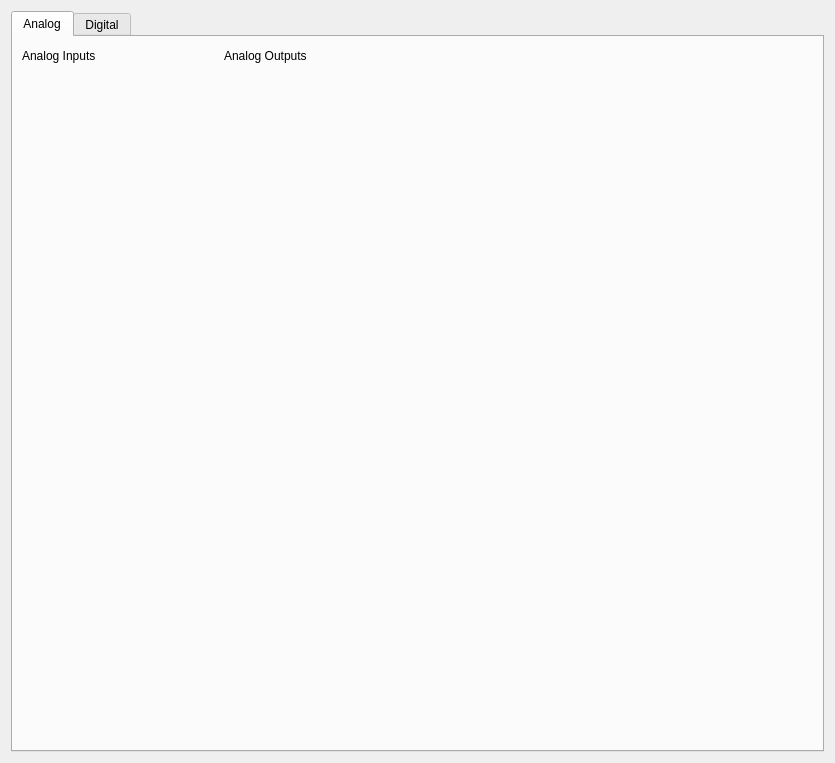
<?xml version="1.0" encoding="UTF-8"?>
<ui version="4.0">
 <class>EFrame</class>
 <widget class="QEFrame" name="EFrame">
  <property name="geometry">
   <rect>
    <x>0</x>
    <y>0</y>
    <width>835</width>
    <height>763</height>
   </rect>
  </property>
  <property name="minimumSize">
   <size>
    <width>100</width>
    <height>100</height>
   </size>
  </property>
  <property name="sizeIncrement">
   <size>
    <width>1</width>
    <height>1</height>
   </size>
  </property>
  <property name="windowTitle">
   <string>Analog and Digital I/O</string>
  </property>
  <layout class="QVBoxLayout" name="verticalLayout">
   <item>
    <widget class="QTabWidget" name="tabWidget">
     <property name="currentIndex">
      <number>0</number>
     </property>
     <widget class="QWidget" name="tab">
      <attribute name="title">
       <string>Analog</string>
      </attribute>
      <layout class="QVBoxLayout" name="verticalLayout_6">
       <item>
        <layout class="QHBoxLayout" name="horizontalLayout" stretch="1,3">
         <item>
          <layout class="QVBoxLayout" name="verticalLayout_5">
           <item>
            <widget class="QLabel" name="label_3">
             <property name="maximumSize">
              <size>
               <width>16777215</width>
               <height>20</height>
              </size>
             </property>
             <property name="text">
              <string>Analog Inputs</string>
             </property>
            </widget>
           </item>
           <item>
            <widget class="QEFormGrid" name="qeformgrid">
             <property name="uiFile">
              <string>galil_ctrl_analog_in.ui</string>
             </property>
             <property name="variableSubstitutions" stdset="0">
              <string/>
             </property>
             <property name="number">
              <number>8</number>
             </property>
             <property name="slotStrings">
              <stringlist/>
             </property>
             <property name="rowNumberOffset" stdset="0">
              <number>0</number>
             </property>
             <property name="rowNumberWidth">
              <number>1</number>
             </property>
            </widget>
           </item>
          </layout>
         </item>
         <item>
          <layout class="QVBoxLayout" name="verticalLayout_2">
           <item>
            <widget class="QLabel" name="label_2">
             <property name="minimumSize">
              <size>
               <width>0</width>
               <height>0</height>
              </size>
             </property>
             <property name="maximumSize">
              <size>
               <width>16777215</width>
               <height>20</height>
              </size>
             </property>
             <property name="text">
              <string>Analog Outputs</string>
             </property>
            </widget>
           </item>
           <item>
            <widget class="QEFormGrid" name="qeformgrid_2">
             <property name="uiFile">
              <string>galil_ctrl_analog_out.ui</string>
             </property>
             <property name="number">
              <number>8</number>
             </property>
             <property name="rowNumberOffset" stdset="0">
              <number>0</number>
             </property>
             <property name="rowNumberWidth">
              <number>1</number>
             </property>
            </widget>
           </item>
          </layout>
         </item>
        </layout>
       </item>
      </layout>
     </widget>
     <widget class="QWidget" name="tab_2">
      <attribute name="title">
       <string>Digital</string>
      </attribute>
      <layout class="QVBoxLayout" name="verticalLayout_4">
       <item>
        <layout class="QVBoxLayout" name="verticalLayout_3" stretch="1,10,10,10,1,20,10">
         <item>
          <widget class="QLabel" name="label_4">
           <property name="sizePolicy">
            <sizepolicy hsizetype="Preferred" vsizetype="Preferred">
             <horstretch>0</horstretch>
             <verstretch>0</verstretch>
            </sizepolicy>
           </property>
           <property name="text">
            <string>Inputs</string>
           </property>
          </widget>
         </item>
         <item>
          <widget class="QEForm" name="qeform_2">
           <property name="minimumSize">
            <size>
             <width>300</width>
             <height>0</height>
            </size>
           </property>
           <property name="uiFile" stdset="0">
            <string>galil_ctrl_digital_in.ui</string>
           </property>
           <property name="variableSubstitutions" stdset="0">
            <string>BYTE=0</string>
           </property>
           <property name="resizeContents">
            <bool>true</bool>
           </property>
          </widget>
         </item>
         <item>
          <widget class="QEForm" name="qeform_3">
           <property name="minimumSize">
            <size>
             <width>300</width>
             <height>0</height>
            </size>
           </property>
           <property name="uiFile" stdset="0">
            <string>galil_ctrl_digital_in.ui</string>
           </property>
           <property name="variableSubstitutions" stdset="0">
            <string>BYTE=1</string>
           </property>
           <property name="resizeContents">
            <bool>true</bool>
           </property>
          </widget>
         </item>
         <item>
          <widget class="QEForm" name="qeform_4">
           <property name="minimumSize">
            <size>
             <width>300</width>
             <height>0</height>
            </size>
           </property>
           <property name="uiFile" stdset="0">
            <string>galil_ctrl_digital_in.ui</string>
           </property>
           <property name="variableSubstitutions" stdset="0">
            <string>BYTE=2</string>
           </property>
           <property name="resizeContents">
            <bool>true</bool>
           </property>
          </widget>
         </item>
         <item>
          <widget class="QLabel" name="label_5">
           <property name="sizePolicy">
            <sizepolicy hsizetype="Preferred" vsizetype="Preferred">
             <horstretch>0</horstretch>
             <verstretch>0</verstretch>
            </sizepolicy>
           </property>
           <property name="text">
            <string>Outputs</string>
           </property>
          </widget>
         </item>
         <item>
          <widget class="QEForm" name="qeform_5">
           <property name="minimumSize">
            <size>
             <width>300</width>
             <height>0</height>
            </size>
           </property>
           <property name="uiFile" stdset="0">
            <string>galil_ctrl_digital_out.ui</string>
           </property>
           <property name="variableSubstitutions" stdset="0">
            <string>WORD=0</string>
           </property>
           <property name="resizeContents">
            <bool>true</bool>
           </property>
          </widget>
         </item>
         <item>
          <widget class="QEForm" name="qeform">
           <property name="minimumSize">
            <size>
             <width>300</width>
             <height>0</height>
            </size>
           </property>
           <property name="uiFile" stdset="0">
            <string>galil_ctrl_digital_out_8bit.ui</string>
           </property>
           <property name="variableSubstitutions" stdset="0">
            <string>WORD=1</string>
           </property>
          </widget>
         </item>
        </layout>
       </item>
      </layout>
     </widget>
    </widget>
   </item>
  </layout>
 </widget>
 <customwidgets>
  <customwidget>
   <class>QEForm</class>
   <extends>QWidget</extends>
   <header>QEForm.h</header>
  </customwidget>
  <customwidget>
   <class>QEFormGrid</class>
   <extends>QEFrame</extends>
   <header>QEFormGrid.h</header>
  </customwidget>
  <customwidget>
   <class>QEFrame</class>
   <extends>QFrame</extends>
   <header>QEFrame.h</header>
   <container>1</container>
  </customwidget>
 </customwidgets>
 <resources/>
 <connections/>
</ui>
